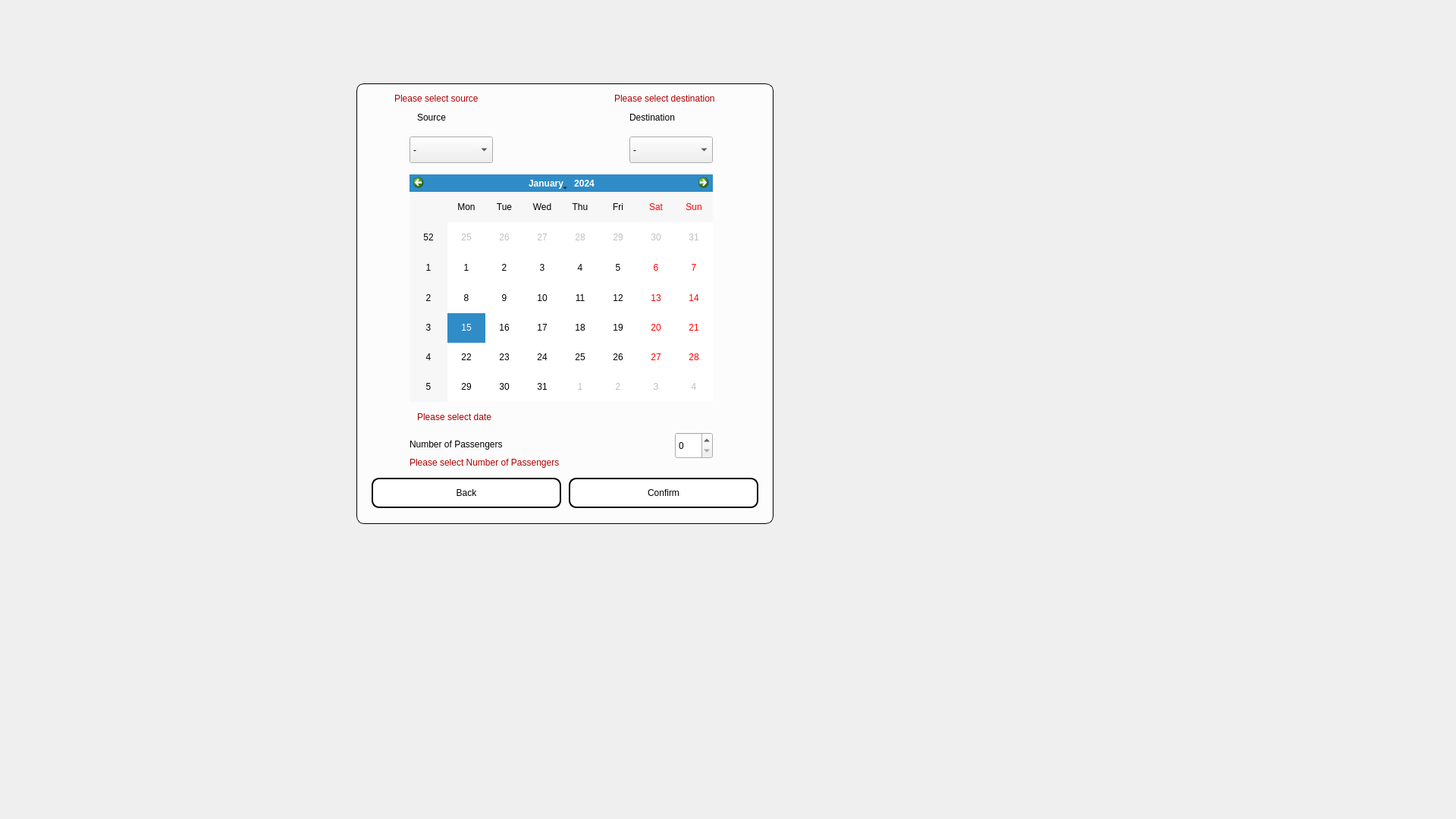
<?xml version="1.0" encoding="UTF-8"?>
<ui version="4.0">
 <class>Booking</class>
 <widget class="QDialog" name="Booking">
  <property name="geometry">
   <rect>
    <x>0</x>
    <y>0</y>
    <width>1920</width>
    <height>1080</height>
   </rect>
  </property>
  <property name="windowTitle">
   <string>Dialog</string>
  </property>
  <property name="styleSheet">
   <string notr="true">#Booking{border-image: url(:/images/seat.jpeg);}
*{
font: 700 12pt &quot;Nexa Bold&quot;;
}

#frame{
background-color: rgba(255, 255, 255,0.8);
border-style: outset;
border-width: 1px;
border-radius: 10px;
border-color: black;
}
QPushButton{
border-style: outset;
border-width: 2px;
border-radius: 10px;
border-color: rgb(0, 0, 0);
background-color: rgb(255, 255, 255);
color: rgb(0, 0, 0);
}
QLabel{
color:black;
font: 700 15pt &quot;Nexa Bold&quot;;
}
QPushButton:hover{
border-style: outset;
border-width: 2px;
border-radius: 10px;
border-color: rgb(0, 0, 0);
background-color: rgb(0,0,0);
color: white;
}</string>
  </property>
  <widget class="QFrame" name="frame">
   <property name="geometry">
    <rect>
     <x>470</x>
     <y>110</y>
     <width>550</width>
     <height>581</height>
    </rect>
   </property>
   <property name="frameShape">
    <enum>QFrame::StyledPanel</enum>
   </property>
   <property name="frameShadow">
    <enum>QFrame::Raised</enum>
   </property>
   <widget class="QComboBox" name="comboBox">
    <property name="geometry">
     <rect>
      <x>70</x>
      <y>70</y>
      <width>110</width>
      <height>35</height>
     </rect>
    </property>
    <item>
     <property name="text">
      <string>-</string>
     </property>
    </item>
    <item>
     <property name="text">
      <string>Islamabad</string>
     </property>
    </item>
    <item>
     <property name="text">
      <string>Lahore</string>
     </property>
    </item>
    <item>
     <property name="text">
      <string>Karachi</string>
     </property>
    </item>
   </widget>
   <widget class="QComboBox" name="comboBox_2">
    <property name="geometry">
     <rect>
      <x>360</x>
      <y>70</y>
      <width>110</width>
      <height>35</height>
     </rect>
    </property>
    <item>
     <property name="text">
      <string>-</string>
     </property>
    </item>
    <item>
     <property name="text">
      <string>Islamabad</string>
     </property>
    </item>
    <item>
     <property name="text">
      <string>Lahore</string>
     </property>
    </item>
    <item>
     <property name="text">
      <string>Karachi</string>
     </property>
    </item>
   </widget>
   <widget class="QCalendarWidget" name="calendarWidget">
    <property name="geometry">
     <rect>
      <x>70</x>
      <y>120</y>
      <width>400</width>
      <height>300</height>
     </rect>
    </property>
    <property name="minimumDate">
     <date>
      <year>1752</year>
      <month>10</month>
      <day>14</day>
     </date>
    </property>
   </widget>
   <widget class="QSpinBox" name="spinBox">
    <property name="geometry">
     <rect>
      <x>420</x>
      <y>460</y>
      <width>50</width>
      <height>35</height>
     </rect>
    </property>
    <property name="maximum">
     <number>40</number>
    </property>
   </widget>
   <widget class="QPushButton" name="pushButton">
    <property name="geometry">
     <rect>
      <x>280</x>
      <y>520</y>
      <width>250</width>
      <height>40</height>
     </rect>
    </property>
    <property name="text">
     <string>Confirm</string>
    </property>
   </widget>
   <widget class="QLabel" name="label">
    <property name="geometry">
     <rect>
      <x>80</x>
      <y>30</y>
      <width>100</width>
      <height>30</height>
     </rect>
    </property>
    <property name="text">
     <string>Source</string>
    </property>
   </widget>
   <widget class="QLabel" name="label_2">
    <property name="geometry">
     <rect>
      <x>360</x>
      <y>30</y>
      <width>150</width>
      <height>30</height>
     </rect>
    </property>
    <property name="text">
     <string>Destination</string>
    </property>
   </widget>
   <widget class="QLabel" name="label_3">
    <property name="geometry">
     <rect>
      <x>70</x>
      <y>460</y>
      <width>281</width>
      <height>31</height>
     </rect>
    </property>
    <property name="text">
     <string>Number of Passengers</string>
    </property>
   </widget>
   <widget class="QLabel" name="serror">
    <property name="geometry">
     <rect>
      <x>50</x>
      <y>10</y>
      <width>141</width>
      <height>20</height>
     </rect>
    </property>
    <property name="styleSheet">
     <string notr="true">font: 9pt &quot;Segoe UI&quot;;
color: rgb(170, 0, 0);</string>
    </property>
    <property name="text">
     <string>Please select source</string>
    </property>
   </widget>
   <widget class="QLabel" name="derror">
    <property name="geometry">
     <rect>
      <x>340</x>
      <y>10</y>
      <width>171</width>
      <height>20</height>
     </rect>
    </property>
    <property name="styleSheet">
     <string notr="true">font: 9pt &quot;Segoe UI&quot;;
color: rgb(170, 0, 0);</string>
    </property>
    <property name="text">
     <string>Please select destination</string>
    </property>
   </widget>
   <widget class="QLabel" name="dateerror">
    <property name="geometry">
     <rect>
      <x>80</x>
      <y>430</y>
      <width>171</width>
      <height>20</height>
     </rect>
    </property>
    <property name="styleSheet">
     <string notr="true">font: 9pt &quot;Segoe UI&quot;;
color: rgb(170, 0, 0);</string>
    </property>
    <property name="text">
     <string>Please select date</string>
    </property>
   </widget>
   <widget class="QLabel" name="paserror">
    <property name="geometry">
     <rect>
      <x>70</x>
      <y>490</y>
      <width>251</width>
      <height>20</height>
     </rect>
    </property>
    <property name="styleSheet">
     <string notr="true">font: 9pt &quot;Segoe UI&quot;;
color: rgb(170, 0, 0);</string>
    </property>
    <property name="text">
     <string>Please select Number of Passengers</string>
    </property>
   </widget>
   <widget class="QPushButton" name="pushButton_2">
    <property name="geometry">
     <rect>
      <x>20</x>
      <y>520</y>
      <width>250</width>
      <height>40</height>
     </rect>
    </property>
    <property name="text">
     <string>Back</string>
    </property>
   </widget>
  </widget>
 </widget>
 <resources/>
 <connections/>
</ui>
